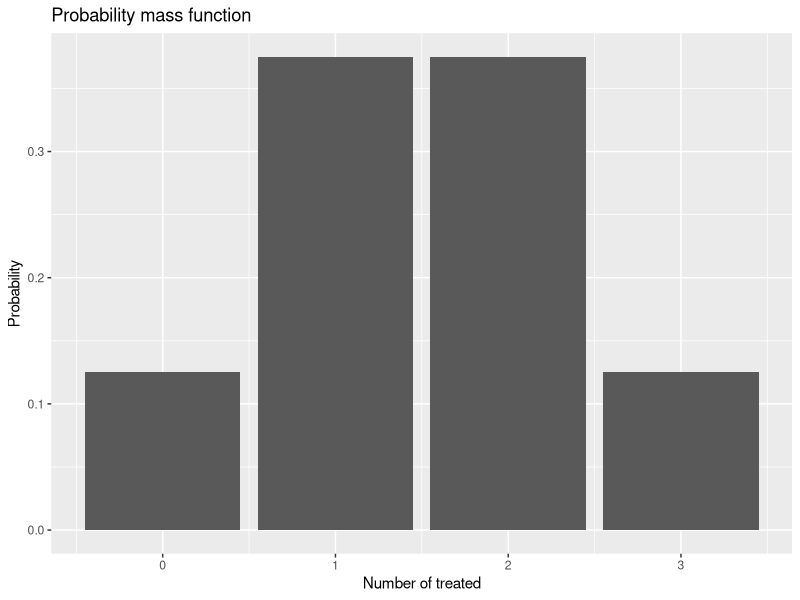
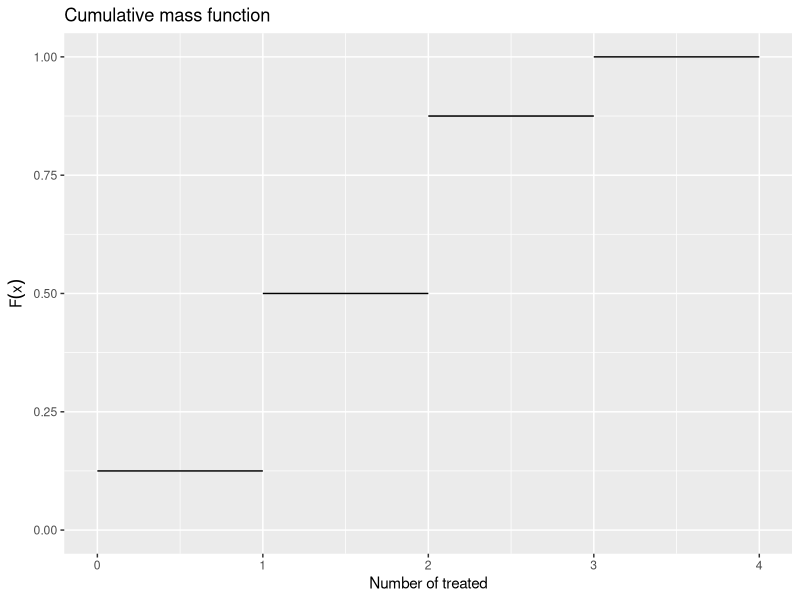
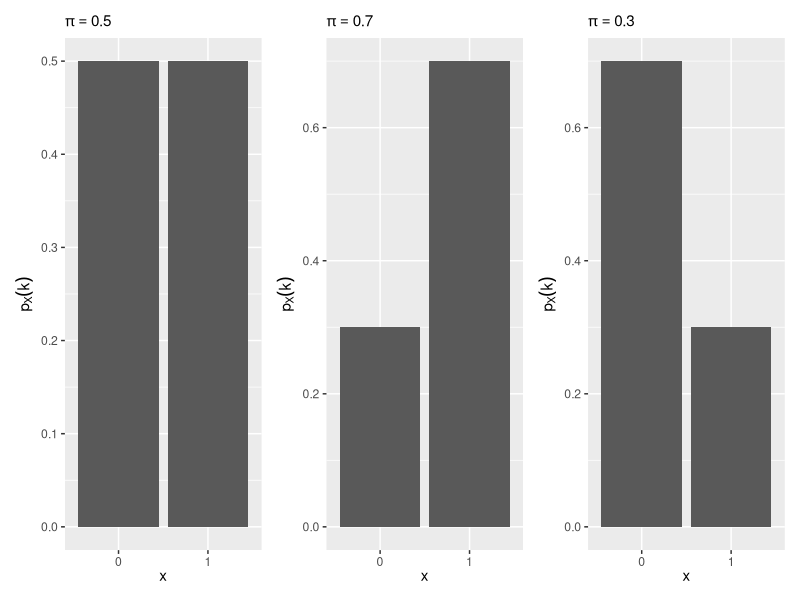
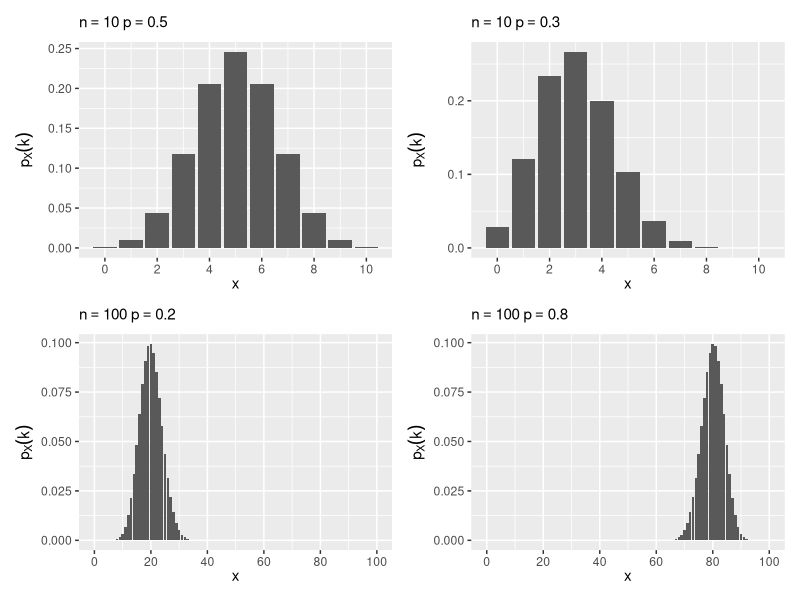
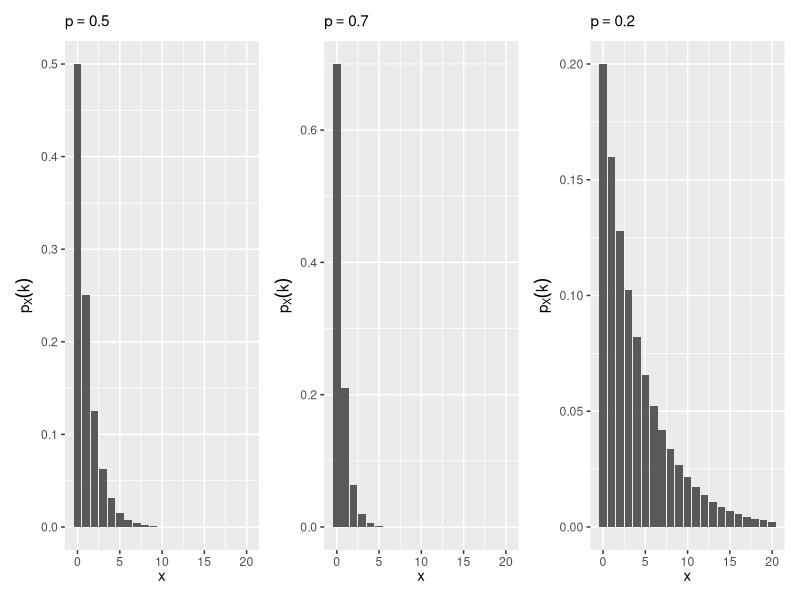
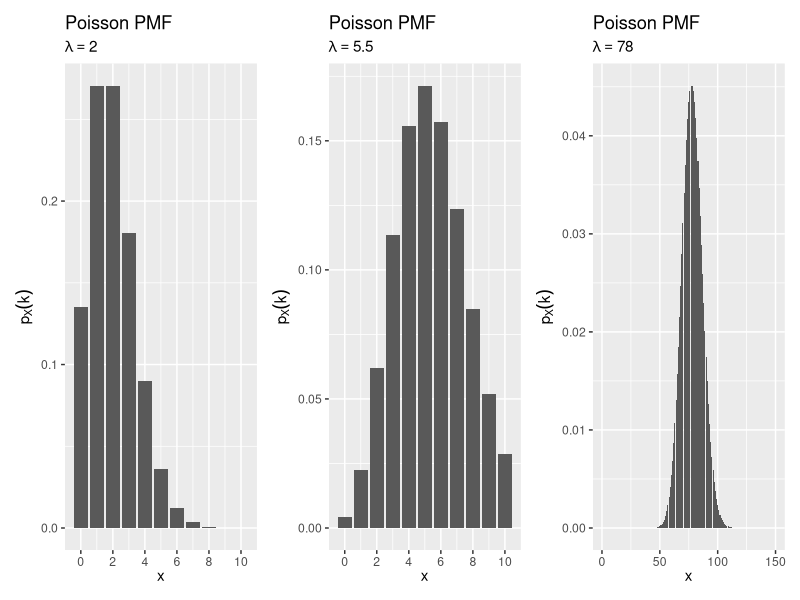
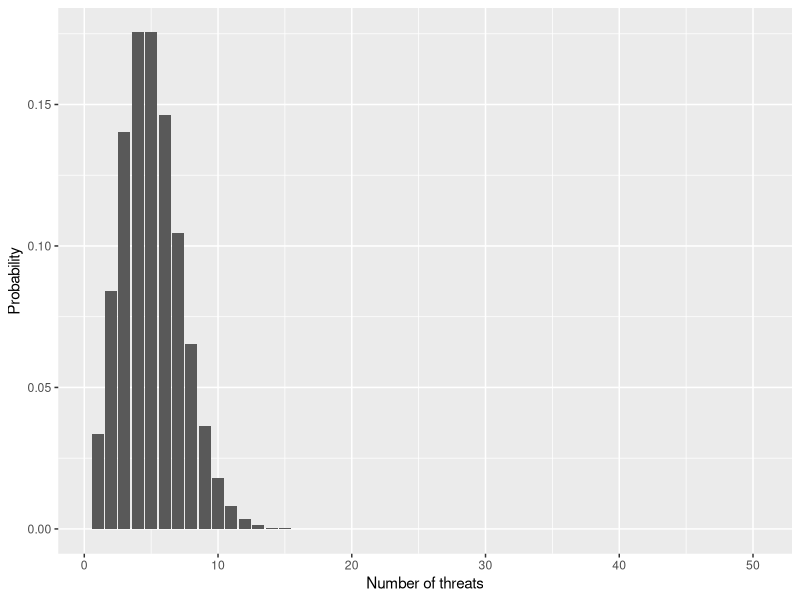
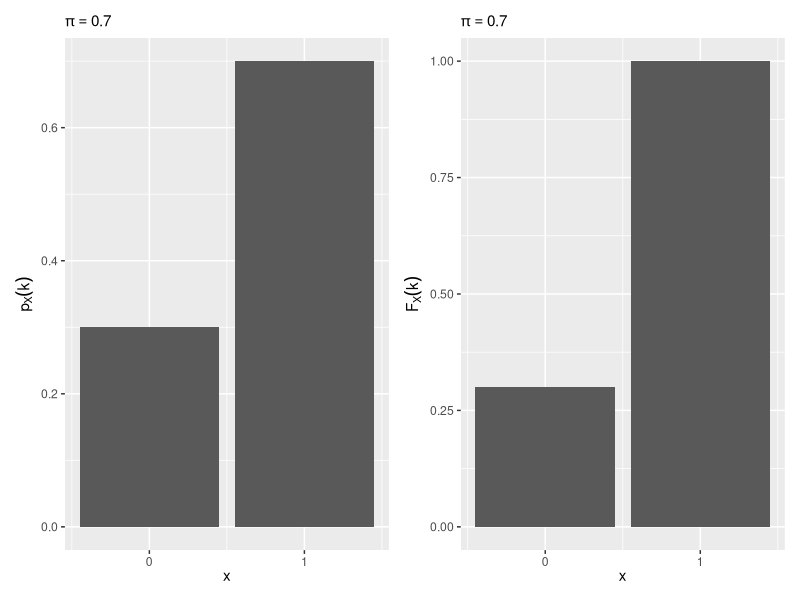

Reproduce these figures in R, in order.
## ---- chunk 1

## ---- chunk 2
library(tidyverse)
library(patchwork)
library(here)
library(gganimate)
## ---- chunk 3
pmf <- tibble(
  x = 0:3,
  y = c(1 / 8, 3 / 8, 3 / 8, 1 / 8)
)

pmf %>%
  ggplot(aes(x, y)) +
  geom_col() +
  labs(
    title = "Probability mass function",
    x = "Number of treated",
    y = "Probability"
  )
## ---- chunk 4
pmf %>%
  mutate(cumsum = cumsum(y),
         xend = x + 1) %>%
  ggplot(mapping = aes(x, cumsum)) +
  geom_segment(mapping = aes(xend = xend, yend = cumsum)) +
  ylim(0, 1) +
  labs(
    title = "Cumulative mass function",
    x = "Number of treated",
    y = expression(F(x))
  )
## ---- chunk 5
bernoulli_plot <- function(p) {
  tibble(
    x = 0:1,
    p = dbinom(x = x, size = 1, prob = p)
  ) %>%
    mutate(x = factor(x)) %>%
    ggplot(aes(x, p)) +
    geom_col() +
    labs(
      subtitle = bquote(pi == .(p)),
      x = expression(x),
      y = expression(p[X](k))
    )
}

bernoulli_plot(.5) +
  bernoulli_plot(.7) +
  bernoulli_plot(.3)
## ---- chunk 6
binomial_plot <- function(n, p) {
  tibble(
    x = 0:n,
    p = dbinom(x = x, size = n, prob = p)
  ) %>%
    ggplot(aes(x, p)) +
    geom_col() +
    scale_x_continuous(breaks = scales::pretty_breaks()) +
    labs(
      subtitle = bquote(n == .(n) ~ p == .(p)),
      x = expression(x),
      y = expression(p[X](k))
    )
}

binomial_plot(10, .5) +
  binomial_plot(10, .3) +
  binomial_plot(100, .2) +
  binomial_plot(100, .8)
## ---- chunk 7
geometric_plot <- function(p) {
  tibble(
    x = 0:20,
    p = dgeom(x = x, prob = p)
  ) %>%
    ggplot(aes(x, p)) +
    geom_col() +
    scale_x_continuous(breaks = scales::pretty_breaks()) +
    labs(
      subtitle = bquote(p == .(p)),
      x = expression(x),
      y = expression(p[X](k))
    )
}

geometric_plot(.5) +
  geometric_plot(.7) +
  geometric_plot(.2)
## ---- chunk 8
poisson_plot <- function(lambda, max_n = 10) {
  tibble(
    x = 0:max_n,
    p = dpois(x = x, lambda = lambda)
  ) %>%
    ggplot(aes(x, p)) +
    geom_col() +
    scale_x_continuous(breaks = scales::pretty_breaks()) +
    labs(
      title = "Poisson PMF",
      subtitle = bquote(lambda == .(lambda)),
      x = expression(x),
      y = expression(p[X](k))
    )
}

poisson_plot(2) +
  poisson_plot(5.5) +
  poisson_plot(78, max_n = 150)
## ---- chunk 9
tibble(
  n = 1:50,
  prob = dpois(n, 5)
) %>%
  ggplot(aes(n, prob)) +
  geom_col() +
  labs(
    x = "Number of threats",
    y = "Probability"
  )
## ---- chunk 10
bernoulli_cmf_plot <- function(p) {
  df <- tibble(
    x = 0:1,
    pmf = dbinom(x = x, size = 1, prob = p),
    cmf = pbinom(q = x, size = 1, prob = p)
  )

  ggplot(df, aes(x, pmf)) +
    geom_col() +
    scale_x_continuous(breaks = 0:1) +
    labs(
      subtitle = bquote(pi == .(p)),
      x = expression(x),
      y = expression(p[X](k))
    ) +
    ggplot(df, aes(x, cmf)) +
    scale_x_continuous(breaks = 0:1) +
    geom_col() +
    labs(
      subtitle = bquote(pi == .(p)),
      x = expression(x),
      y = expression(F[X](k))
    )
}

bernoulli_cmf_plot(.7)
## ---- chunk 11
binomial_cmf_plot <- function(n, p) {
  df <- tibble(
    x = 0:n,
    pmf = dbinom(x = x, size = n, prob = p),
    cmf = pbinom(q = x, size = n, prob = p)
  )

  ggplot(df, aes(x, pmf)) +
    geom_col() +
    scale_x_continuous(breaks = scales::pretty_breaks()) +
    labs(
      subtitle = bquote(n == .(n) ~ p == .(p)),
      x = expression(x),
      y = expression(p[X](k))
    ) +
    ggplot(df, aes(x, cmf)) +
    geom_col() +
    scale_x_continuous(breaks = scales::pretty_breaks()) +
    labs(
      subtitle = bquote(n == .(n) ~ p == .(p)),
      x = expression(x),
      y = expression(F[X](k))
    )
}

binomial_cmf_plot(10, .5)
## ---- chunk 12
binomial_cmf_plot(10, .3)
## ---- chunk 13
binomial_cmf_plot(100, .2)
## ---- chunk 14
binomial_cmf_plot(100, .8)
## ---- chunk 15
geometric_cmf_plot <- function(p) {
  df <- tibble(
    x = 0:20,
    pmf = dgeom(x = x, prob = p),
    cmf = pgeom(q = x, prob = p)
  ) %>%
    mutate(x = x + 1)

  ggplot(df, aes(x, pmf)) +
    geom_col() +
    scale_x_continuous(breaks = scales::pretty_breaks()) +
    labs(
      subtitle = bquote(p == .(p)),
      x = expression(x),
      y = expression(p[X](k))
    ) +
    ggplot(df, aes(x, cmf)) +
    geom_col() +
    scale_x_continuous(breaks = scales::pretty_breaks()) +
    labs(
      subtitle = bquote(p == .(p)),
      x = expression(x),
      y = expression(F[X](k))
    )
}

geometric_cmf_plot(.5)
## ---- chunk 16
poisson_cmf_plot <- function(lambda, max_n = 10) {
  df <- tibble(
    x = 0:max_n,
    pmf = dpois(x = x, lambda = lambda),
    cmf = ppois(q = x, lambda = lambda)
  )

  ggplot(df, aes(x, pmf)) +
    geom_col() +
    scale_x_continuous(breaks = scales::pretty_breaks()) +
    labs(
      subtitle = bquote(lambda == .(lambda)),
      x = expression(x),
      y = expression(p[X](k))
    ) +
    ggplot(df, aes(x, cmf)) +
    geom_col() +
    scale_x_continuous(breaks = scales::pretty_breaks()) +
    labs(
      subtitle = bquote(lambda == .(lambda)),
      x = expression(x),
      y = expression(F[X](k))
    )
}

poisson_cmf_plot(2)
